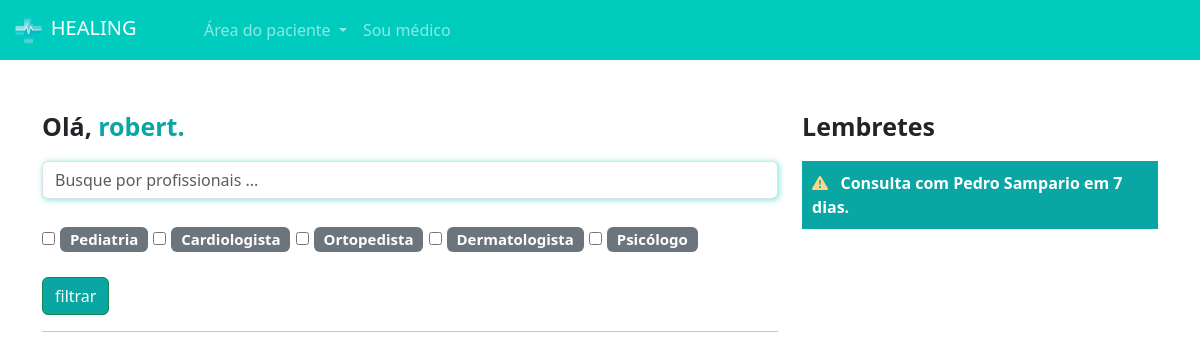
The app's page /pacientes/home/ (signed in) with its own data.
### medico/models.py (models this page shows)
class Especialidades(models.Model):
    especialidade = models.CharField(max_length=100)
    icone = models.ImageField(upload_to="icones", null=True, blank=True)
    def __str__(self):
        return self.especialidade

### paciente/views.py (the view)
# urls.py: 2. Add a URL to urlpatterns:  path('', views.home, name='home')
def home(request):
    if request.method == "GET":
        medico_filtrar = request.GET.get('medico')
        especialidades_filtrar = request.GET.getlist('especialidades')
        medicos = DadosMedico.objects.all()
        especialidades = Especialidades.objects.all()
        if medico_filtrar:
            medicos = medicos.filter(nome__icontains = medico_filtrar)
        if especialidades_filtrar:
            medicos = medicos.filter(especialidade_id__in=especialidades_filtrar)
        return render(request, 'home.html', {'medicos':medicos, 'especialidades': especialidades, 'is_medico': is_medico(request.user)})

### medico/models.py (called while the page is built)
def is_medico(user):
    return DadosMedico.objects.filter(user=user).exists()

### paciente/templates/home.html (shortened to what this page needs)
{% extends "base.html" %}
{% load static %}
{% block 'head' %}
    <link rel="stylesheet" href="{% static 'medicos/css/abrir_horario.css' %}">
    <link rel="stylesheet" href="{% static 'usuarios/css/usuarios.css' %}">
    <link rel="stylesheet" href="{% static 'medicos/css/cadastro_medico.css' %}">
    <link rel="stylesheet" href="{% static 'pacientes/css/home.css' %}">
    <link rel="stylesheet" href="https://cdn.jsdelivr.net/npm/bootstrap-icons@1.11.3/font/bootstrap-icons.min.css">
{% endblock 'head' %}
{% block 'body' %}
{% include "partials/navbar.html" %}
<br><br>
<div class="container">
    <div class="row">
        <div class="col-md-8">
            <p style="font-size: 25px" class="p-bold">Olá, <span class="color-dark">{{request.user.username}}.</span></p>
            <form action="{% url 'home' %}" post="GET">
                <input type="text" class="form-control shadow-main-color" placeholder="Busque por profissionais ..." name="medico">
                <br>
                <div class="especialidades">
                    {% for especialidade in especialidades %}
                        <input type="checkbox" name="especialidades" value="{{especialidade.id}}">
                        <span class="badge bg-secondary">
                            {{especialidade}}
                        </span>
                    {% endfor %}
                </div>
                <br>
                <input type="submit" value="filtrar" class="btn btn-success btn-dark-color">
            </form>
            <hr>
        </div>
        <div class="col-md-4">
            <p style="font-size: 25px" class="p-bold">Lembretes</p>
            <p class="bg-main-lembrete">
                <span class="p-bold"><i class="bi bi-exclamation-triangle-fill icon-differential"></i>&nbsp&nbsp Consulta com Pedro Sampario em 7 dias.</span>
            </p>
        </div>
    </div>
</div>
{% endblock 'body' %}

### templates/base.html (shortened to what this page needs)
{% load static %}
<!doctype html>
<html lang="en">
    <head>
        <link rel="stylesheet" href="{% static 'geral/css/base.css' %}">
        <link href="https://cdn.jsdelivr.net/npm/bootstrap@5.3.3/dist/css/bootstrap.min.css" rel="stylesheet">
        {% block 'head' %}{% endblock 'head' %}
    </head>
    <body>    {% block 'body' %}{% endblock 'body' %}
    </body>
</html>

### templates/partials/navbar.html (shortened to what this page needs)
{% load static %}
<nav class="navbar navbar-expand-lg navbar-dark bg-color-dark">
    <div class="container-fluid">
      <a class="navbar-brand" href="#"><img src="{% static 'geral/img/logo.png' %}" width="20%" alt="">&nbspHEALING</a>
      <div class="collapse navbar-collapse" id="navbarNav">
        <ul class="navbar-nav">
            <li class="nav-item dropdown">
                <a class="nav-link dropdown-toggle" href="#" id="navbarDropdownMenuLink" role="button" data-bs-toggle="dropdown" aria-expanded="false">
                  Área do paciente
                </a>
            </li>
            {% if is_medico %}
                <li class="nav-item dropdown">
                    <a class="nav-link dropdown-toggle" href="#" id="navbarDropdownMenuLink" role="button" data-bs-toggle="dropdown" aria-expanded="false">
                        Área do médico
                    </a>
                    <ul class="dropdown-menu" aria-labelledby="navbarDropdownMenuLink">
                        <li><a class="dropdown-item" href="{% url 'abrir_horario' %}">Abrir horários</a></li>
                        <li><a class="dropdown-item" href="{% url 'consultas_medico' %}">Suas consultas</a></li>
                    </ul>
                </li>
            {% else %}
                <li class="nav-item">
                    <a class="nav-link" href="{% url 'cadastro_medico' %}">Sou médico</a>
                </li>
            {% endif %}
        </ul>
      </div>
    </div>
  </nav>

### templates/static/geral/css/base.css (style rules this page uses)
:root { --main-color: #00CCBE; --dark-color: #09A6A3; --contrast-color: #FFD686; }
.bg-color-dark { background-color: var(--main-color); }
.p-bold { font-weight: bold; }
.color-dark { color: var(--dark-color); }

### templates/static/usuarios/css/usuarios.css (style rules this page uses)
.btn-dark-color { background-color: var(--dark-color); color: white; }

### templates/static/medicos/css/cadastro_medico.css (style rules this page uses)
.shadow-main-color { box-shadow: 1px 1px 5px 1px rgba(0, 204, 190,.4); }

### templates/static/pacientes/css/home.css (style rules this page uses)
.especialidades { font-size: 20px; }
.bg-main-lembrete { background-color: var(--dark-color); padding: 10px; color: white; }
.icon-differential { color: var(--contrast-color); }

### records on screen
Especialidades: especialidade "Pediatria"
Especialidades: especialidade "Cardiologista"
Especialidades: especialidade "Ortopedista"
Especialidades: especialidade "Dermatologista"
Especialidades: especialidade "Psicólogo"

### other values on screen
{{ request.user.username }} "robert"
